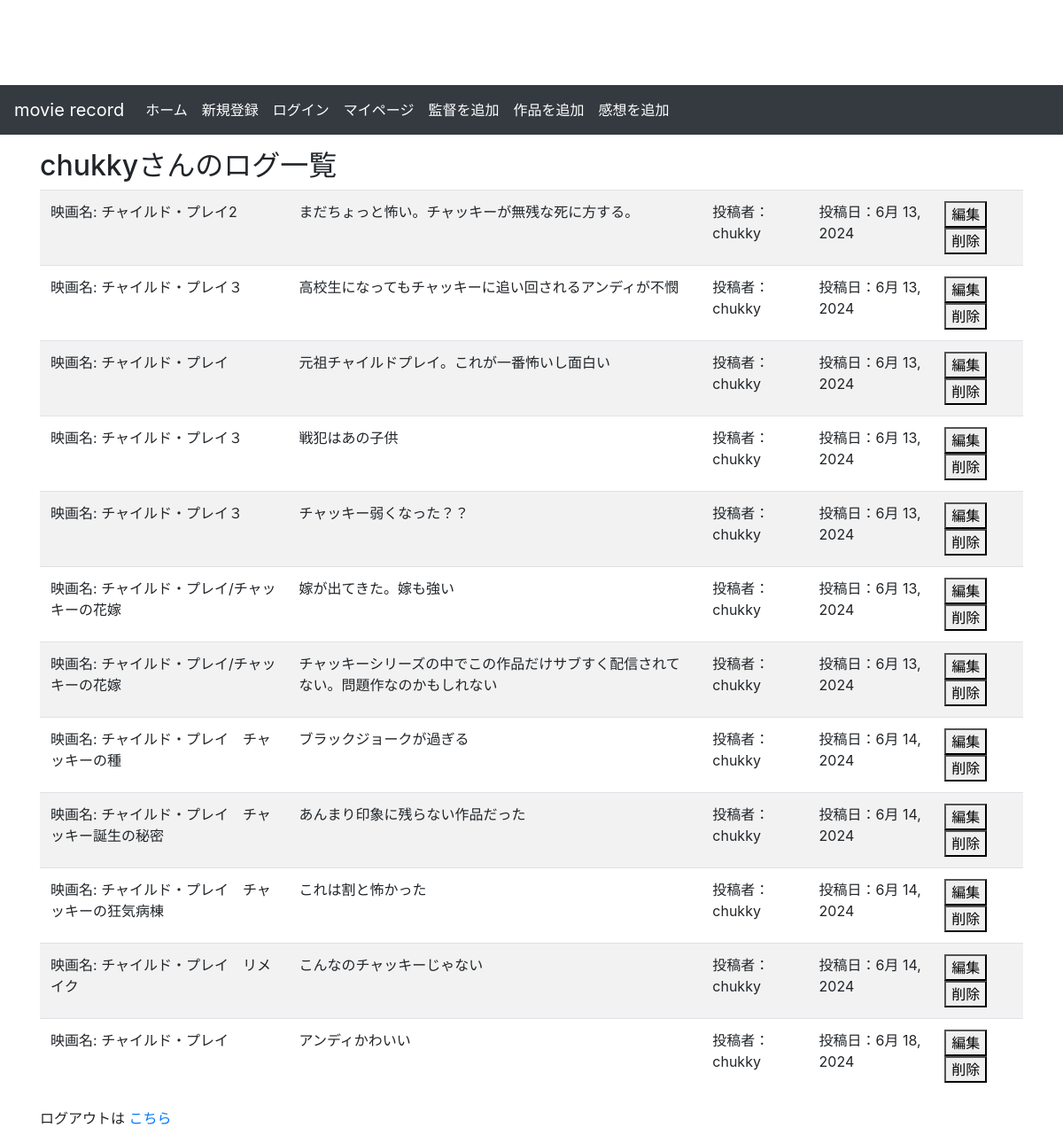
The app's page /home/ (signed in) with its own data.
### myapp/models.py (models this page shows, shortened)
class Log(models.Model):
    text = models.TextField()
    watch_date = models.DateField(default=timezone.now)
    movie = models.ForeignKey(Movie, on_delete=models.CASCADE, verbose_name="タイトル", related_name='log')
    user = models.ForeignKey(User, on_delete=models.CASCADE, verbose_name="ユーザー", related_name='logs')

class Movie(models.Model):
    title = models.CharField(max_length=100, verbose_name="タイトル")
    director = models.ForeignKey(Director, on_delete=models.CASCADE, verbose_name="監督", related_name='movie')
    user = models.ForeignKey(User, on_delete=models.CASCADE, verbose_name="ユーザー", related_name='movies')
    watch_date = models.DateField(verbose_name="視聴日時", null=True, blank=True)

### myapp/views.py (the view)
# urls.py: path('home/',views.home,name="home"),
@login_required
def home(request):
    user_logs = Log.objects.filter(user=request.user)
    context = {
        'username': request.user.username,
        'user_logs': user_logs,
    }
    return render(request, "myapp/home.html", context=context)

### templates/myapp/home.html
{% extends './base.html' %}
{% block content %}
 <h2>{{ username }}さんのログ一覧</h2>
 <table  class='table table-striped table-hover'>
    <tbody>
    {% for log in user_logs %}
        <tr>
        <td>映画名: {{ log.movie.title }}</td>
        <td>{{ log.text }}</td>
        <td>投稿者：{{ log.user.username }}</td>
        <td>投稿日：{{ log.watch_date }}</td>
        <td>
            <button onclick="location.href='{% url 'myapp:updatelog' log.id %}'">編集</button>
            <button onclick="location.href='{% url 'myapp:deletelog' log.id %}'">削除</button>
        </td>
        </tr>
    {% endfor %}
    </tbody>
</table>
 <p> ログアウトは
 <a href="{% url 'myapp:Logout' %}">こちら</a>
 </p>
{% endblock %}

### templates/myapp/base.html (style rules this page uses)
body { padding-top: 80px; }

### records on screen
Log: movie "チャイルド・プレイ2", text "まだちょっと怖い。チャッキーが無残な死に方する。", user.username "chukky", watch_date "6月 13, 2024"
Log: movie "チャイルド・プレイ３", text "高校生になってもチャッキーに追い回されるアンディが不憫", user.username "chukky", watch_date "6月 13, 2024"
Log: movie "チャイルド・プレイ", text "元祖チャイルドプレイ。これが一番怖いし面白い", user.username "chukky", watch_date "6月 13, 2024"
Log: movie "チャイルド・プレイ３", text "戦犯はあの子供", user.username "chukky", watch_date "6月 13, 2024"
Log: movie "チャイルド・プレイ３", text "チャッキー弱くなった？？", user.username "chukky", watch_date "6月 13, 2024"
Log: movie "チャイルド・プレイ/チャッキーの花嫁", text "嫁が出てきた。嫁も強い", user.username "chukky", watch_date "6月 13, 2024"
Log: movie "チャイルド・プレイ/チャッキーの花嫁", text "チャッキーシリーズの中でこの作品だけサブすく配信されてない。問題作なのかもしれない", user.username "chukky", watch_date "6月 13, 2024"
Log: movie "チャイルド・プレイ チャッキーの種", text "ブラックジョークが過ぎる", user.username "chukky", watch_date "6月 14, 2024"
Log: movie "チャイルド・プレイ チャッキー誕生の秘密", text "あんまり印象に残らない作品だった", user.username "chukky", watch_date "6月 14, 2024"
Log: movie "チャイルド・プレイ チャッキーの狂気病棟", text "これは割と怖かった", user.username "chukky", watch_date "6月 14, 2024"
Log: movie "チャイルド・プレイ リメイク", text "こんなのチャッキーじゃない", user.username "chukky", watch_date "6月 14, 2024"
Log: movie "チャイルド・プレイ", text "アンディかわいい", user.username "chukky", watch_date "6月 18, 2024"

### other values on screen
{{ username }} "chukky"
